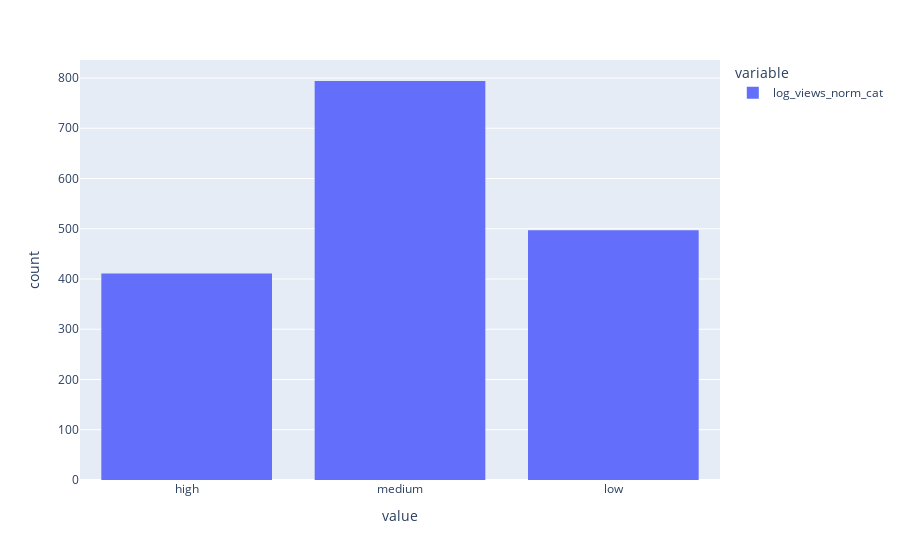
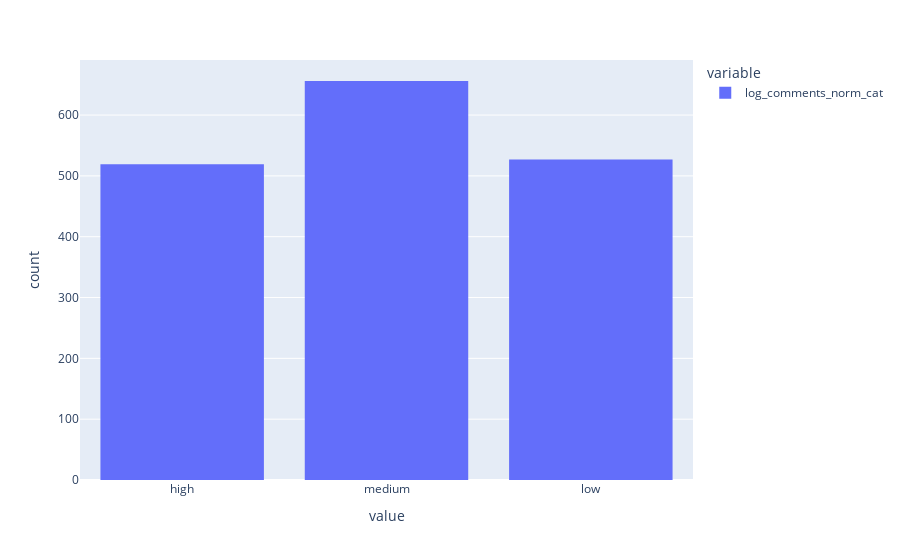
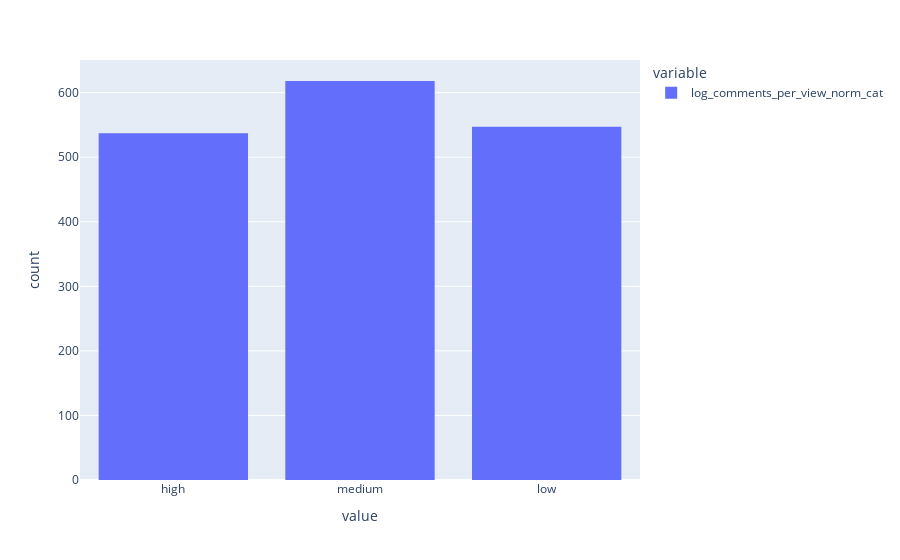

The cell these charts' notebook holds for them, in order:
### Code cell
from functools import partial

def map_to_label(value, ranges, labels):
    if len(ranges) != len(labels):
        raise ValueError("Number of labels must be equal to the number of ranges")

    for range, label in zip(ranges, labels):
        if value >= range[0] and value <= range[1]:
            return label

    raise ValueError(f"value {value} not located between ranges: {ranges}")

views_mapping_5 = partial(map_to_label,
                          ranges=[[-np.inf, -1.5], [-1.5, -0.5], [-0.5, 0.5], [0.5, 1.5], [1.5, np.inf]],
                          labels=["very_low", "low", "medium", "high", "very_high"])

views_mapping_3 = partial(map_to_label,
                          ranges=[[-np.inf, -0.5], [-0.5, 0.5], [0.5, np.inf]],
                          labels=["low", "medium", "high"])

comments_mapping_3 = partial(map_to_label,
                          ranges=[[-np.inf, -0.5], [-0.5, 0.5], [0.5, np.inf]],
                          labels=["low", "medium", "high"])



df['log_views_norm_cat'] = df['log_views_norm'].apply(views_mapping_3)
df['log_comments_norm_cat'] = df['log_comments_norm'].apply(views_mapping_3)
df['log_comments_per_view_norm_cat'] = df['log_comments_per_view_norm'].apply(comments_mapping_3)

px.histogram(df['log_views_norm_cat']).show()
px.histogram(df['log_comments_norm_cat']).show()
px.histogram(df['log_comments_per_view_norm_cat']).show()

### Figure 1 — Plotly figure (JSON) as saved in the notebook; plotly's stock layout.template omitted (floating-point values rounded to 4 significant figures; data arrays with more than 128 entries replaced by an {"elided": "..."} marker saying what was removed)
{"data": [{"alignmentgroup": "True", "bingroup": "x", "hovertemplate": "variable=log_views_norm_cat<br>value=%{x}<br>count=%{y}<extra></extra>", "legendgroup": "log_views_norm_cat", "marker": {"color": "#636efa", "pattern": {"shape": ""}}, "name": "log_views_norm_cat", "offsetgroup": "log_views_norm_cat", "orientation": "v", "showlegend": true, "type": "histogram", "x": {"elided": "1702 str values"}, "xaxis": "x", "yaxis": "y"}], "layout": {"autosize": true, "barmode": "relative", "legend": {"title": {"text": "variable"}, "tracegroupgap": 0}, "margin": {"t": 60}, "xaxis": {"anchor": "y", "autorange": true, "domain": [0, 1], "range": [-0.5, 2.5], "title": {"text": "value"}, "type": "category"}, "yaxis": {"anchor": "x", "autorange": true, "domain": [0, 1], "range": [0, 835.8], "title": {"text": "count"}}}}

### Figure 2 — Plotly figure (JSON) as saved in the notebook; plotly's stock layout.template omitted (floating-point values rounded to 4 significant figures; data arrays with more than 128 entries replaced by an {"elided": "..."} marker saying what was removed)
{"data": [{"alignmentgroup": "True", "bingroup": "x", "hovertemplate": "variable=log_comments_norm_cat<br>value=%{x}<br>count=%{y}<extra></extra>", "legendgroup": "log_comments_norm_cat", "marker": {"color": "#636efa", "pattern": {"shape": ""}}, "name": "log_comments_norm_cat", "offsetgroup": "log_comments_norm_cat", "orientation": "v", "showlegend": true, "type": "histogram", "x": {"elided": "1702 str values"}, "xaxis": "x", "yaxis": "y"}], "layout": {"autosize": true, "barmode": "relative", "legend": {"title": {"text": "variable"}, "tracegroupgap": 0}, "margin": {"t": 60}, "xaxis": {"anchor": "y", "autorange": true, "domain": [0, 1], "range": [-0.5, 2.5], "title": {"text": "value"}, "type": "category"}, "yaxis": {"anchor": "x", "autorange": true, "domain": [0, 1], "range": [0, 690.5], "title": {"text": "count"}}}}

### Figure 3 — Plotly figure (JSON) as saved in the notebook; plotly's stock layout.template omitted (floating-point values rounded to 4 significant figures; data arrays with more than 128 entries replaced by an {"elided": "..."} marker saying what was removed)
{"data": [{"alignmentgroup": "True", "bingroup": "x", "hovertemplate": "variable=log_comments_per_view_norm_cat<br>value=%{x}<br>count=%{y}<extra></extra>", "legendgroup": "log_comments_per_view_norm_cat", "marker": {"color": "#636efa", "pattern": {"shape": ""}}, "name": "log_comments_per_view_norm_cat", "offsetgroup": "log_comments_per_view_norm_cat", "orientation": "v", "showlegend": true, "type": "histogram", "x": {"elided": "1702 str values"}, "xaxis": "x", "yaxis": "y"}], "layout": {"autosize": true, "barmode": "relative", "legend": {"title": {"text": "variable"}, "tracegroupgap": 0}, "margin": {"t": 60}, "xaxis": {"anchor": "y", "autorange": true, "domain": [0, 1], "range": [-0.5, 2.5], "title": {"text": "value"}, "type": "category"}, "yaxis": {"anchor": "x", "autorange": true, "domain": [0, 1], "range": [0, 650.5], "title": {"text": "count"}}}}
